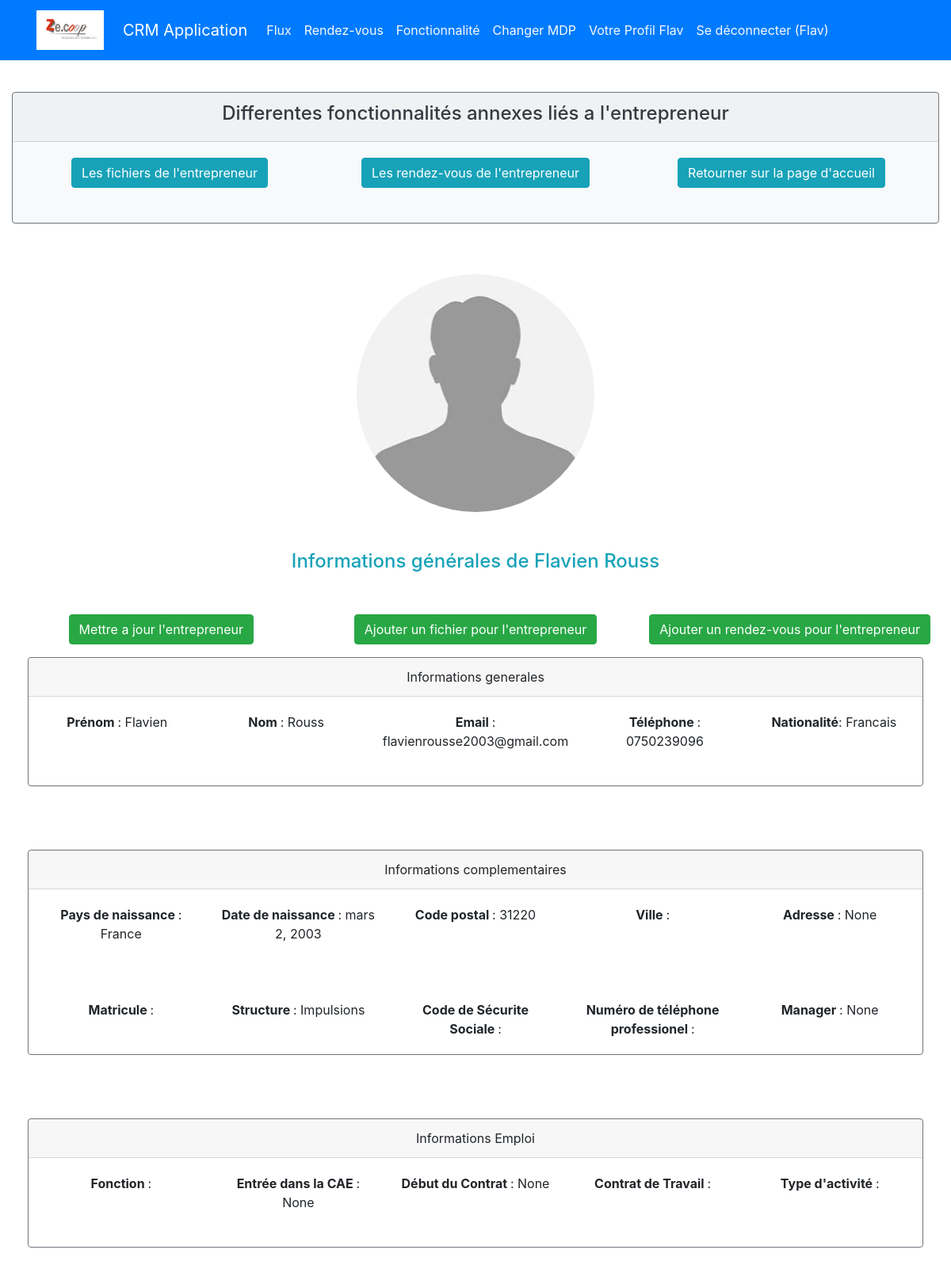
/home/1/ (signed in), run on the app's committed database.
### authentification/models.py (models this page shows)
class User(AbstractUser):
    pass

### appflux/models.py (models this page shows, shortened)
class Entrepreneur(models.Model):
    STRUCTURE = (
    ('Impulsions', 'Impulsions'),
    ('Eclosion', 'Eclosions')
)
    nom = models.CharField (max_length=30,)
    prenom = models.CharField(max_length=30, verbose_name="prénom")
    matricule = models.CharField(max_length=30, blank=True)
    photo = models.ImageField(default='avatar.jpg', upload_to='entrepreneur_avatars', blank=True,)
    telephone = models.CharField(max_length=15 ,blank=True, verbose_name="téléphone")
    structure = models.CharField(max_length=40, choices=STRUCTURE)
    email =  models.EmailField()
    nationalite = models.CharField(max_length=150, verbose_name="nationalité")
    naissance = models.CharField(max_length=100, verbose_name="pays de naissance",)
    numero = models.CharField( max_length=15 ,verbose_name="numéro de téléphone professionel", blank=True)
    adresse_postal = models.CharField(max_length=200, verbose_name="Code")
    adresse = models.CharField(max_length=200, blank=True, null=True)
    securite_social = models.CharField(max_length=240, blank=True, verbose_name=" Numéro de sécurité social")
    date_naissance = models.DateField(verbose_name="date de naissance")
    ville = models.CharField(max_length=120, verbose_name="lieu de résidence", blank=True )
    fonction = models.CharField(max_length=240, blank=True,)
    date_entree = models.DateField(blank=True, null= True, verbose_name="date d'entrée dans la CAE")
    debut = models.DateField(blank=True, null=True, verbose_name="date du début du contrat")
    motif = models.CharField(max_length=240, blank=True, verbose_name=' Contrat de travail', choices=TRAVAIL)
    activite = models.CharField(max_length=40, blank=True, verbose_name="type de activité", choices=ACTIVITE)
    manager = models.ForeignKey(User, on_delete=models.CASCADE, null=True, blank=True)

### appflux/views.py (the view)
# urls.py: path('home/<int:entrepreneur_id>/', appflux.views.detail_entrepreneur ,name="entrepreneur_detail"),
@login_required
def detail_entrepreneur(request, entrepreneur_id):
    entrepreneur = get_object_or_404(Entrepreneur, id=entrepreneur_id)
    return render(request, 'appflux/entrepreneur_detail.html', {'entrepreneur': entrepreneur,})

### appflux/templates/appflux/entrepreneur_detail.html (shortened to what this page needs)
{% extends "base.html" %}
{% block content %}
<br>
<div class="col">
    <div class="card text-white bg-light my-3 border-secondary"  >
        <div class="card-header text-center ">
            <h4 class = "text-dark">Differentes fonctionnalités annexes liés a l'entrepreneur</h4>
        </div>
        <div class="card-body text-center">
            <div class="row">
                <div class="col">
                    <a class="btn btn-info" href="{% url 'fichiers' entrepreneur.id %}"> Les fichiers de l'entrepreneur</a> </a></br>
                </div>
                <div class="col">
                    <a class="btn btn-info" href="{% url 'rendezvous_list' entrepreneur.id %}"> Les rendez-vous de l'entrepreneur</a> </a></br>
                </div>
                <div class="col">
                    <a class="btn btn-info" href="{% url 'home'  %}"> Retourner sur la page d'accueil</a> </br>
                </div>
            </div>
        </div></br>
    </div>
</div>
    {% if entrepreneur.photo %}
<div class="text-center">
    <img class = "rounded-circle" width=300 height=300 src="{{entrepreneur.photo.url}}"
        alt="{{ entrepreneur.nom }}" class="avatar rounded mx-auto d-block"  accept=".jpg,.jpeg,.png"/>
</div>
{% endif %} </br> </br>
<h4 class="text-info text-center"> Informations générales de {{entrepreneur.prenom}}  {{entrepreneur.nom}} </h4></br>
<div class="card-body text-center">
    <div class="row">
        <div class="col">
            <a href = "{% url 'update_entrepreneur' entrepreneur.id   %}" class="btn btn-success"> Mettre a jour l'entrepreneur</a></br>
        </div>
        <div class="col">
            <a href="{% url 'telecharger_fichier' entrepreneur.id %}" class="btn btn-success">Ajouter un fichier pour l'entrepreneur</a></br>
        </div>
        <div class="col">
            <a href="{% url 'creer-rendezvous' entrepreneur.id %}" class="btn btn-success">Ajouter un rendez-vous pour l'entrepreneur</a> </br>
        </div>
    </div>
<div class="col">
<div class="card  my-3 border-secondary"  >
    <div class="card-header">
        Informations generales
    </div>
    <div class="card-body text-center">
        <div class="row">
            <div class="col">
                <strong> Prénom </strong>: {{entrepreneur.prenom}} </br>
            </div>
            <div class="col">
                <strong> Nom </strong>: {{entrepreneur.nom}} </br>
            </div>
            <div class="col">
                <strong> Email </strong>: {{entrepreneur.email}} </br>
            </div>
            <div class="col">
                <strong> Téléphone </strong>: {{entrepreneur.telephone}} </br>
            </div>
            <div class="col">
                <strong> Nationalité</strong>: {{entrepreneur.nationalite}} </br>
            </div>
        </div></br>
    </div>
</div>
</div>
<div class="col">
<div class="card  my-3 border-secondary"  >
    <div class="card-header">
        Informations complementaires
    </div>
    <div class="card-body text-center">
        <div class="row">
            <div class="col">
                <strong> Pays de naissance </strong>: {{entrepreneur.naissance}} </br>
            </div>
            <div class="col">
                <strong> Date de naissance </strong>: {{entrepreneur.date_naissance}} </br>
            </div>
            <div class="col">
                <strong> Code postal </strong>: {{entrepreneur.adresse_postal}} </br>
            </div>
            <div class="col">
                <strong> Ville </strong>: {{entrepreneur.ville}} </br>
            </div>
            <div class="col">
                <strong>  Adresse </strong>: {{entrepreneur.adresse}} </br>
            </div>
        </div></br></br></br>
        <div class="row">
            <div class="col">
                <strong> Matricule </strong>: {{entrepreneur.matricule}} </br>
            </div>
            <div class="col">
                <strong> Structure </strong>: {{entrepreneur.structure}} </br>
            </div>
            <div class="col">
                <strong> Code de Sécurite Sociale </strong>: {{entrepreneur.securite_social}} </br>
            </div>
            <div class="col">
                <strong> Numéro de téléphone professionel </strong>: {{entrepreneur.numero}} </br>
            </div>
            <div class="col">
                <strong> Manager </strong>: {{entrepreneur.manager}} </br>
            </div>
        </div>
    </div>
</div></br> </br>
</div>
<div class="col">
    <div class="card  my-3 border-secondary"  >
        <div class="card-header">
            Informations Emploi
        </div>
        <div class="card-body text-center">
            <div class="row">
                <div class="col">
                    <strong> Fonction </strong>: {{entrepreneur.fonction}} </br>
                </div>
                <div class="col">
                    <strong> Entrée dans la CAE </strong>: {{entrepreneur.date_entree}} </br>
                </div>
                <div class="col">
                    <strong> Début du Contrat </strong>: {{entrepreneur.debut}} </br>
                </div>
                <div class="col">
                    <strong> Contrat de Travail </strong>: {{entrepreneur.motif}} </br>
                </div>
                <div class="col">
                    <strong> Type d'activité </strong>: {{entrepreneur.activite}} </br>
                </div>
            </div></br>
        </div>
    </div>
    </div>
{% endblock content %}

### templates/base.html (shortened to what this page needs)
<!doctype html>
{% load static %}
<html lang="en">
<head>
    <link rel="stylesheet" href="https://cdn.jsdelivr.net/npm/bootstrap@4.3.1/dist/css/bootstrap.min.css"
>
</head>
<body>
<div class="bg-primary">
    <div class="container">
        <div class="row">
            <nav class="col navbar navbar-expand-lg navbar-dark">
                <img class="navbar-brand mr-4" src="{% static 'logo.jpg' %}" width="85" height="60" alt="Logo" accept=".jpg,.jpeg,.png"></br>
                <a class="navbar-brand" href="{% url 'home' %}">CRM Application</a>
                <div id="navbarContent" class="collapse navbar-collapse">
                    <ul class="navbar-nav">
                        {% if user.is_authenticated %}
                        <li class="nav-item ">
                            <a class="nav-link text-light"
                               href="{% url 'home' %}">Flux</a>
                        <li class="nav-item">
                            <a class="nav-link text-light"
                               href="{% url 'rendezvous' %}">Rendez-vous</a>
                        </li>
                        <li class="nav-item">
                            <a class="nav-link text-light"
                               href="{% url 'home' %}">Fonctionnalité</a>
                        </li>
                        <li class="nav-item ">
                            <a class="nav-link text-light"
                               href="{% url 'password_change' %}">Changer
                                MDP</a>
                        </li>
                        <li class="nav-item ">
                            <a class= "nav-link text-light"href="{% url 'profile' %}" title="Update my profile">Votre Profil {{request.user | title}}</a>
                        </li>
                        <li class="nav-item ">
                            <a class="nav-link text-light" href="{% url 'logout' %}">Se
                                déconnecter ({{ request.user }})</a>
                        {% endif %}
                    </ul>
                </div>
            </nav>
        </div>
    </div>
</div>
{% block content %}
{% endblock content %}
</body>
</html>

### data on the page
User: user "Flav"
Entrepreneur: photo (placeholder picture), prenom "Flavien", nom "Rouss", email "flavienrousse2003@gmail.com", telephone "0750239096", nationalite "Francais", naissance "France", date_naissance "mars 2, 2003", adresse_postal "31220", adresse "None", structure "Impulsions", manager "None", date_entree "None", debut "None"
